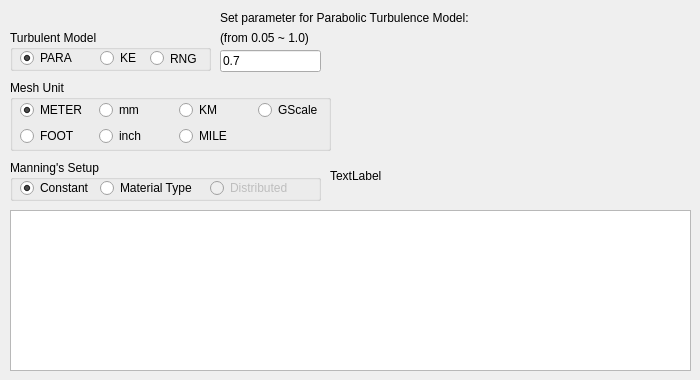
     <widget class="QWidget" name="tabFlowSetting">
      <attribute name="title">
       <string>Flow Setting</string>
      </attribute>
      <widget class="QGroupBox" name="groupBox_6">
       <property name="geometry">
        <rect>
         <x>10</x>
         <y>30</y>
         <width>201</width>
         <height>41</height>
        </rect>
       </property>
       <property name="title">
        <string>Turbulent Model</string>
       </property>
       <widget class="QRadioButton" name="rbtnTurbPARA">
        <property name="geometry">
         <rect>
          <x>10</x>
          <y>20</y>
          <width>83</width>
          <height>16</height>
         </rect>
        </property>
        <property name="text">
         <string>PARA</string>
        </property>
        <property name="checked">
         <bool>true</bool>
        </property>
       </widget>
       <widget class="QRadioButton" name="rbtnTurbKE">
        <property name="geometry">
         <rect>
          <x>90</x>
          <y>20</y>
          <width>83</width>
          <height>16</height>
         </rect>
        </property>
        <property name="text">
         <string>KE</string>
        </property>
       </widget>
       <widget class="QRadioButton" name="rbtnTurbRNG">
        <property name="geometry">
         <rect>
          <x>140</x>
          <y>19</y>
          <width>98</width>
          <height>19</height>
         </rect>
        </property>
        <property name="text">
         <string>RNG</string>
        </property>
       </widget>
      </widget>
      <widget class="QGroupBox" name="groupBox_8">
       <property name="geometry">
        <rect>
         <x>10</x>
         <y>80</y>
         <width>321</width>
         <height>71</height>
        </rect>
       </property>
       <property name="title">
        <string>Mesh Unit</string>
       </property>
       <widget class="QWidget" name="layoutWidget_5">
        <property name="geometry">
         <rect>
          <x>10</x>
          <y>20</y>
          <width>311</width>
          <height>47</height>
         </rect>
        </property>
        <layout class="QGridLayout" name="gridLayout_2">
         <item row="0" column="0">
          <widget class="QRadioButton" name="rbtnMUnitMETER">
           <property name="text">
            <string>METER</string>
           </property>
           <property name="checked">
            <bool>true</bool>
           </property>
          </widget>
         </item>
         <item row="0" column="1">
          <widget class="QRadioButton" name="rbtnMUnitmm">
           <property name="text">
            <string>mm</string>
           </property>
          </widget>
         </item>
         <item row="0" column="2">
          <widget class="QRadioButton" name="rbtnMUnitKM">
           <property name="text">
            <string>KM</string>
           </property>
          </widget>
         </item>
         <item row="0" column="3">
          <widget class="QRadioButton" name="rbtnMUnitGScale">
           <property name="text">
            <string>GScale</string>
           </property>
          </widget>
         </item>
         <item row="1" column="0">
          <widget class="QRadioButton" name="rbtnMUnitFOOT">
           <property name="text">
            <string>FOOT</string>
           </property>
          </widget>
         </item>
         <item row="1" column="1">
          <widget class="QRadioButton" name="rbtnMUnitinch">
           <property name="text">
            <string>inch</string>
           </property>
          </widget>
         </item>
         <item row="1" column="2">
          <widget class="QRadioButton" name="rbtnMUnitMile">
           <property name="text">
            <string>MILE</string>
           </property>
          </widget>
         </item>
        </layout>
       </widget>
      </widget>
      <widget class="QGroupBox" name="groupBox_9">
       <property name="geometry">
        <rect>
         <x>10</x>
         <y>160</y>
         <width>311</width>
         <height>41</height>
        </rect>
       </property>
       <property name="title">
        <string>Manning's Setup</string>
       </property>
       <widget class="QRadioButton" name="rbtnManningConstant">
        <property name="geometry">
         <rect>
          <x>10</x>
          <y>20</y>
          <width>83</width>
          <height>16</height>
         </rect>
        </property>
        <property name="text">
         <string>Constant</string>
        </property>
        <property name="checked">
         <bool>true</bool>
        </property>
       </widget>
       <widget class="QRadioButton" name="rbtnManningMaterial">
        <property name="geometry">
         <rect>
          <x>90</x>
          <y>20</y>
          <width>111</width>
          <height>16</height>
         </rect>
        </property>
        <property name="text">
         <string>Material Type</string>
        </property>
       </widget>
       <widget class="QRadioButton" name="rbtnManningDistributed">
        <property name="enabled">
         <bool>false</bool>
        </property>
        <property name="geometry">
         <rect>
          <x>200</x>
          <y>20</y>
          <width>101</width>
          <height>16</height>
         </rect>
        </property>
        <property name="text">
         <string>Distributed</string>
        </property>
       </widget>
      </widget>
      <widget class="QLabel" name="label_9">
       <property name="geometry">
        <rect>
         <x>220</x>
         <y>10</y>
         <width>281</width>
         <height>16</height>
        </rect>
       </property>
       <property name="text">
        <string>Set parameter for Parabolic Turbulence Model:</string>
       </property>
      </widget>
      <widget class="QLineEdit" name="turbParaInput">
       <property name="geometry">
        <rect>
         <x>220</x>
         <y>50</y>
         <width>101</width>
         <height>22</height>
        </rect>
       </property>
       <property name="text">
        <string>0.7</string>
       </property>
      </widget>
      <widget class="QLabel" name="label_10">
       <property name="geometry">
        <rect>
         <x>220</x>
         <y>30</y>
         <width>171</width>
         <height>16</height>
        </rect>
       </property>
       <property name="text">
        <string>(from 0.05 ~ 1.0)</string>
       </property>
      </widget>
      <widget class="QTableWidget" name="mannTable">
       <property name="geometry">
        <rect>
         <x>10</x>
         <y>210</y>
         <width>681</width>
         <height>161</height>
        </rect>
       </property>
      </widget>
      <widget class="QLabel" name="mannLabel">
       <property name="geometry">
        <rect>
         <x>330</x>
         <y>150</y>
         <width>261</width>
         <height>51</height>
        </rect>
       </property>
       <property name="text">
        <string>TextLabel</string>
       </property>
      </widget>
     </widget>
